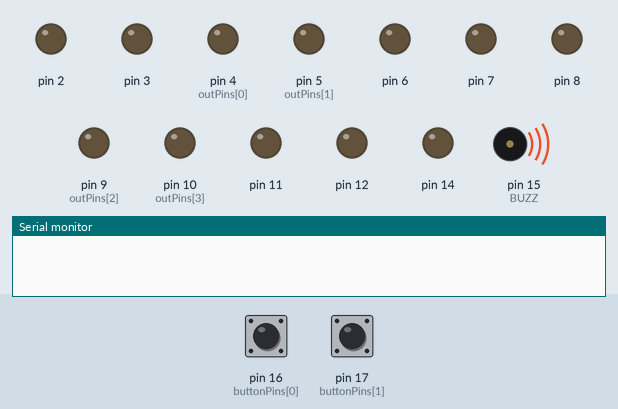
Simulated run of this sketch. Board: Arduino Uno, built with avr-gcc and run on an emulated ATmega328P. Shown: output pins drawn as LEDs (lit = HIGH), buzzer (waves = sounding, pin HIGH), the last lines printed to the serial monitor. The inputs (shaded band) are chosen by the test bench; at power-on: pin 17 (buttonPins[1]) HIGH, pin 16 (buttonPins[0]) HIGH. Random numbers use the default seed unless the sketch sets one.

Above: at 1.2 s.
1.3 s: pin 17 (buttonPins[1]) pulled LOW for 3.2 s
At 4.7 s:
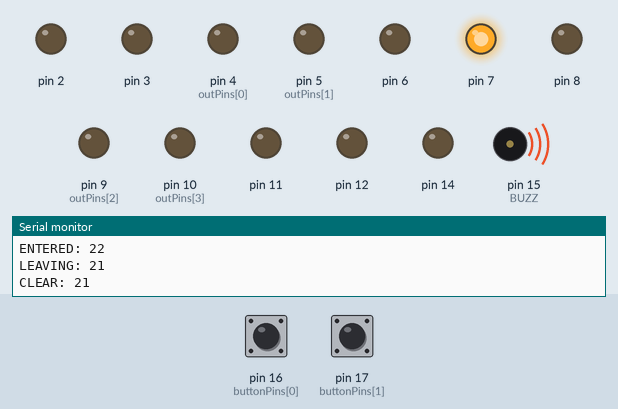
At 19.1 s:
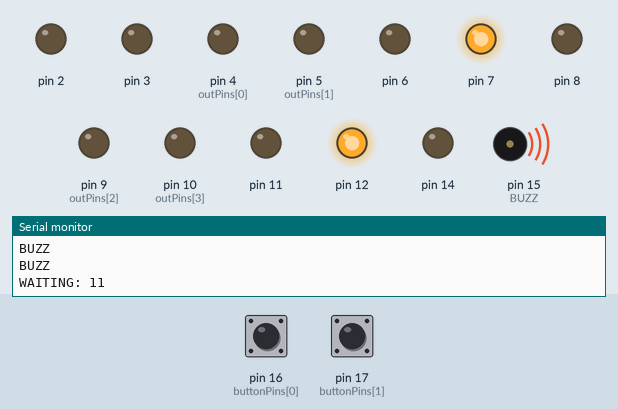
Timing chart, 0 to 19.3 s (numbered marks = the images above; inputs shaded):
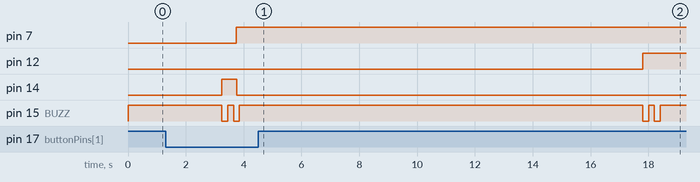

Measured:
- after the input at 1.3 s, pin 7: LOW → HIGH after 2.5 s

The sketch:

forest-hill.ino
```cpp
/*
  Mimic Panel Controller / Train Emulator
  Forest Hill Station Mimic Panel (QLD Australia)
  Ben Hussey - May 2018
*/

#include <Bounce2.h>

// Originally written for low-trigger relays
// Swap these if using high-trigger relay board
static const int RELAY_OFF = HIGH;
static const int RELAY_ON = LOW;

static const int BUZZ = 15;  // Buzzer

// Class to manage each block of track
class Block
{
  public: int id;
  public: int nextBlock;
  int signalPin;
  long transitTime;
  long timeEntered;
  bool occupied;
  public: bool rtd;
  long leaving;

  public:
  Block(int pk, int next, int pin, long transit)
  {
    id = pk;
    nextBlock = next;
    signalPin = pin;
    transitTime = transit;
    occupied = false;
    rtd = false;
    leaving = 0;
    pinMode(signalPin, OUTPUT);
    digitalWrite(signalPin, RELAY_ON);
  }

  bool EnterBlock()
  // Train is waiting to enter block, return true if clear
  {
    unsigned long currentTime = millis();
    if (!occupied && !leaving) {
      occupied = true;
      digitalWrite(signalPin, RELAY_OFF);
      timeEntered = currentTime;
      Serial.print("ENTERED: ");
      Serial.println(id);
      return true;
    }
    return false;
  }

  void ExitBlock()
  // Train has entered another block
  // Check block is occupied before calling
  {
    unsigned long currentTime = millis();
    leaving = currentTime;
    rtd = false;
    timeEntered = 0;
    Serial.print("LEAVING: ");
    Serial.println(id);
  }

  void Update()
  {
    unsigned long currentTime = millis();

    // Set request to depart once train has transited block
    if (occupied && !rtd && !leaving && (currentTime - timeEntered) > transitTime) {
      rtd = true;
      Serial.print("WAITING: ");
      Serial.println(id);
    }

    // Clear block some time (5 sec) after entering next block
    if (occupied && leaving > 0 && (currentTime - 5000) > leaving) {
      occupied = false;
      timeEntered = 0;
      leaving = currentTime;
      digitalWrite(signalPin, RELAY_ON);
      Serial.print("CLEAR: ");
      Serial.println(id);
    }

    // Allow train to enter some time (2 sec) after block clear
    if (!occupied && leaving > 0 && (currentTime - 2000) > leaving) {
      leaving = 0;
    }
  }
};

// Setup routes
const int numEntryBlocks = 2;
int EntryBlocks[numEntryBlocks] = {11, 21};
long EntryTimes[numEntryBlocks];

const int numRoutes = 8;
Block routes[numRoutes] = {
  Block(11, 12, 12, 500),   // Up entry
  Block(12, 13, 2, 9000),   // Up approach
  Block(13, 14, 3, 10000),  // Up platform
  Block(14, 0, 6, 20000),   // Up away

  Block(21, 22, 14, 500),   // Down entry
  Block(22, 23, 7, 20000),   // Down approach
  Block(23, 24, 8, 5000),  // Down platform
  Block(24, 0, 11, 9000),  // Down away
};

// Setup buttons
const int numButtons = 2;
const int buttonPins[numButtons] = {
  16,                       // Up acknowledge button
  17,                       // Down acknowledge button
};
Bounce buttons[numButtons];

// Setup other output pins
const int numOutPins = 4;
const int outPins[numOutPins] = {
  4,                       // Up ER given
  5,                       // Up ER free
  9,                       // Down ER given
  10,                      // Down ER free
};

long stationTimes[3] = {3000, 10000, 5000};
long upStationTimer = 0;
int upStationState = 0;
long downStationTimer = 0;
int downStationState = 0;

void setup() {
  pinMode(BUZZ, OUTPUT);
  digitalWrite(BUZZ, HIGH);

  for (int i=0; i <= numOutPins - 1; i++){
    pinMode(outPins[i], OUTPUT);
    digitalWrite(outPins[i], RELAY_ON);
  }

  Serial.begin(9600);
  unsigned long currentTime = millis();

  for (int i=0; i <= numEntryBlocks - 1; i++){
    EntryTimes[i] = currentTime + random(1000, 20000);
  }

  for (int i=0; i <= numButtons - 1; i++){
    pinMode(buttonPins[i],INPUT_PULLUP);
    buttons[i] = Bounce();
    buttons[i].attach(buttonPins[i]);
    buttons[i].interval(5);
  }
}

int getBlock(int id) {
   for (int i=0; i <= numRoutes - 1; i++){
      if (routes[i].id == id) {
        return i;
      }
   }
}

bool tryPassToNextBlock(int i) {
  // Check we are not passing out of section
  if (routes[i].nextBlock > 0) {
    // Check the next block is not occupied
    int index = getBlock(routes[i].nextBlock);
    if (routes[index].EnterBlock()) {
      routes[i].ExitBlock();
      return true;
    }
  // Pass out of section
  } else {
    routes[i].ExitBlock();
    return true;
  }
  return false;
}

bool buzzState = false;
long buzzSeq[8] = {0, 0, 0, 0, 0, 0, 0, 0}; // Buzzer sequence
long buzzTimer = 0; // Buzzer timer

void loop() {
  unsigned long currentTime = millis();

  // Buzzer sequence control
  if (buzzTimer) {
    long buzzInc = 0;
    for (int i=0; i <= 7; i++){
        buzzInc = buzzInc + buzzSeq[i];
        if (currentTime < buzzTimer + buzzInc) {
          if ((i % 2) == 0 && !buzzState) {
            digitalWrite(BUZZ, LOW);
            Serial.println("BUZZ");
            buzzState = true;
          } else if ((i % 2) != 0 && buzzState) {
            digitalWrite(BUZZ, HIGH);
            buzzState = false;
          }
          break;
        }
    }
    if (currentTime > (buzzTimer + buzzInc)) {
      buzzTimer = 0;
      buzzState = false;
      digitalWrite(BUZZ, HIGH);
    }
  }

  // Train generation
  for (int i=0; i <= numEntryBlocks - 1; i++){
    if (EntryTimes[i] < currentTime) {
      int index = getBlock(EntryBlocks[i]);
      if (routes[index].EnterBlock()) {
        if (!buzzTimer) {
          // Double buzz on arrival in section
          long seq[8] = {200, 200, 200, 0, 0, 0, 0, 0};
          memcpy(buzzSeq, seq, 8*sizeof(long));
          buzzTimer = currentTime;
        };
      };
      EntryTimes[i] = currentTime + random(15000, 50000);
    }
  }

  // Main logic loop to pass trains between blocks
  for (int i=0; i <= numRoutes - 1; i++){
    routes[i].Update();
    // Check if train is waiting to leave block
    if (routes[i].rtd) {
      if (routes[i].id == 11) {
        // Entry block, wait for ack
        // Buzzer sounds once to indicate train entering block
        //
        if (!buttons[0].read()) {
          tryPassToNextBlock(i);
        }
      } else if (routes[i].id == 21) {
        // Entry block, wait for ack
        if (!buttons[1].read()) {
          tryPassToNextBlock(i);
        }
      } else if (routes[i].id == 13) {
        // Station block, wait for departure
        // Currently uses ER lamps to indicate train departure
        // Not entirely accurate but more visually interesting!
        if (!upStationState) {
          digitalWrite(outPins[0], RELAY_OFF);
          upStationTimer = currentTime;
          upStationState = 1;
          Serial.println("ERU Given");
        } if (upStationState == 1 && currentTime > upStationTimer + stationTimes[0]) {
          digitalWrite(outPins[1], RELAY_OFF);
          upStationState = 2;
          Serial.println("ERU Free");
        } else if (upStationState == 2 && currentTime > upStationTimer + stationTimes[1]) {
          if (tryPassToNextBlock(i)) {
            upStationTimer = currentTime + stationTimes[2];
            upStationState = 3;
          }
        }
      } else if (routes[i].id == 23) {
        // Station block, wait for departure
        if (!downStationState) {
          digitalWrite(outPins[2], RELAY_OFF);
          downStationTimer = currentTime;
          downStationState = 1;
          Serial.println("ERU Given");
        } if (downStationState == 1 && currentTime > downStationTimer + stationTimes[0]) {
          digitalWrite(outPins[3], RELAY_OFF);
          downStationState = 2;
          Serial.println("ERU Free");
        } else if (downStationState == 2 && currentTime > downStationTimer + stationTimes[1]) {
          if (tryPassToNextBlock(i)) {
            downStationTimer = currentTime + stationTimes[2];
            downStationState = 3;
          }
        }
      } else {
        tryPassToNextBlock(i);
      }
    }
  }

  if (upStationState == 3 && currentTime > upStationTimer) {
    digitalWrite(outPins[0], RELAY_ON);
    digitalWrite(outPins[1], RELAY_ON);
    upStationState = 0;
  }
  if (downStationState == 3 && currentTime > downStationTimer) {
    digitalWrite(outPins[2], RELAY_ON);
    digitalWrite(outPins[3], RELAY_ON);
    downStationState = 0;
  }

  for (int i=0; i <= numButtons - 1; i++){
    buttons[i].update();
  }
}
```
